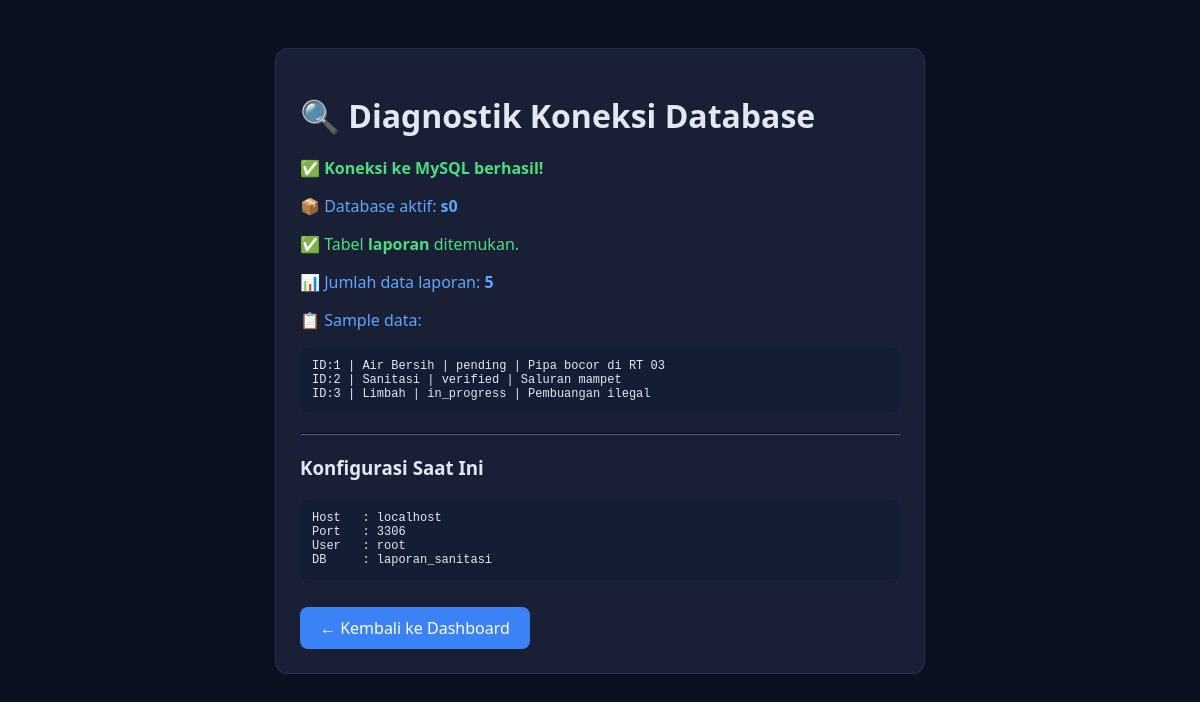
/test_koneksi.php, run on the app's committed database.
### tables this page shows
CREATE TABLE IF NOT EXISTS laporan (
  id          INT UNSIGNED AUTO_INCREMENT PRIMARY KEY,
  waktu       DATETIME     NOT NULL DEFAULT CURRENT_TIMESTAMP,
  kategori    VARCHAR(100) NOT NULL,
  status      ENUM('pending','verified','in_progress','resolved','rejected')
              NOT NULL DEFAULT 'pending',
  ringkasan   TEXT,
  deskripsi   TEXT,
  latitude    DECIMAL(10,7),
  longitude   DECIMAL(10,7),
  foto_path   VARCHAR(255),
  catatan_admin TEXT,
  updated_at  DATETIME     ON UPDATE CURRENT_TIMESTAMP
);

### test_koneksi.php (the view, shortened to what this page needs)
<!DOCTYPE html>
<html lang="id">
<head>
</head>
<body>
<div class="card">
  <h1>🔍 Diagnostik Koneksi Database</h1>
  <?php
  try {
    $db = getDB();
    echo '<p class="ok">✅ <strong>Koneksi ke MySQL berhasil!</strong></p>';
    $dbName = $db->query("SELECT DATABASE()")->fetchColumn();
    echo "<p class='info'>📦 Database aktif: <strong>{$dbName}</strong></p>";
    $tables = $db->query("SHOW TABLES LIKE 'laporan'")->fetchAll();
    if ($tables) {
      echo '<p class="ok">✅ Tabel <strong>laporan</strong> ditemukan.</p>';
      $count = $db->query("SELECT COUNT(*) FROM laporan")->fetchColumn();
      echo "<p class='info'>📊 Jumlah data laporan: <strong>{$count}</strong></p>";
      $sample = $db->query("SELECT id, waktu, kategori, status, ringkasan FROM laporan LIMIT 3")->fetchAll();
      if ($sample) {
        echo '<p class="info">📋 Sample data:</p>';
        echo '<pre>';
        foreach ($sample as $r) {
          echo "ID:{$r['id']} | {$r['kategori']} | {$r['status']} | {$r['ringkasan']}\n";
        }
        echo '</pre>';
      }
    } else {
      echo '<p class="err">❌ Tabel <strong>laporan</strong> TIDAK ditemukan.</p>';
      echo '<p>Jalankan file <code>database.sql</code> di phpMyAdmin terlebih dahulu.</p>';
    }
  } catch (Exception $e) {
    echo '<p class="err">❌ <strong>Koneksi gagal!</strong></p>';
    echo '<pre>' . htmlspecialchars($e->getMessage()) . '</pre>';
    echo '<h3>Kemungkinan penyebab:</h3>';
    echo '<ul>';
    echo '<li>MySQL di XAMPP belum dijalankan (Start MySQL di XAMPP Control Panel)</li>';
    echo '<li>Database <strong>laporan_sanitasi</strong> belum dibuat (import database.sql)</li>';
    echo '<li>Username/password salah (default: root / kosong)</li>';
    echo '</ul>';
  }
  ?>
  <hr style="border-color:#253050; margin:20px 0" />
  <h3>Konfigurasi Saat Ini</h3>
  <pre>
Host   : <?= DB_HOST ?>
Port   : <?= DB_PORT ?>
User   : <?= DB_USER ?>
DB     : <?= DB_NAME ?>
  </pre>
  <a class="btn" href="index.php">← Kembali ke Dashboard</a>
</div>
</body>
</html>

### test_koneksi.php (style rules this page uses)
body { font-family: 'Segoe UI', sans-serif; background: #0b1120; color: #e2e8f0; padding: 40px; }
.card { background: #192035; border: 1px solid #253050; border-radius: 12px; padding: 24px; max-width: 600px; margin: 0 auto; }
h1 { margin-bottom: 20px; }
.ok { color: #4ade80; }
.info { color: #60a5fa; }
pre { background: #131d33; padding: 12px; border-radius: 8px; font-size: 12px; overflow-x: auto; }
a { color: #60a5fa; }
.btn { display:inline-block; padding:10px 20px; background:#3b82f6; color:#fff; border-radius:8px; text-decoration:none; margin-top:16px; }

### data on the page
laporan: id "1", kategori "Air Bersih", status "pending", ringkasan "Pipa bocor di RT 03"
laporan: id "2", kategori "Sanitasi", status "verified", ringkasan "Saluran mampet"
laporan: id "3", kategori "Limbah", status "in_progress", ringkasan "Pembuangan ilegal"

### other printed values
$dbName "s0"
$count "5"
DB_HOST "localhost"
DB_PORT "3306"
DB_USER "root"
DB_NAME "laporan_sanitasi"
